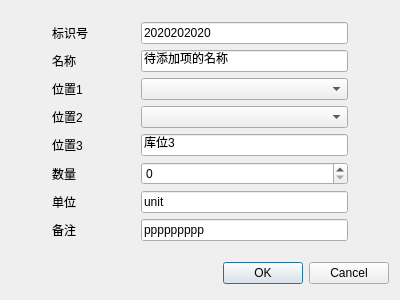
<?xml version="1.0" encoding="UTF-8"?>
<ui version="4.0">
 <class>DlgAddItemUI</class>
 <widget class="QDialog" name="DlgAddItemUI">
  <property name="geometry">
   <rect>
    <x>0</x>
    <y>0</y>
    <width>400</width>
    <height>300</height>
   </rect>
  </property>
  <property name="windowTitle">
   <string>Dialog</string>
  </property>
  <layout class="QVBoxLayout" name="verticalLayout">
   <item>
    <spacer name="verticalSpacer">
     <property name="orientation">
      <enum>Qt::Vertical</enum>
     </property>
     <property name="sizeHint" stdset="0">
      <size>
       <width>20</width>
       <height>40</height>
      </size>
     </property>
    </spacer>
   </item>
   <item>
    <layout class="QGridLayout" name="gridLayout" columnstretch="1,2,5,1">
     <item row="0" column="1">
      <widget class="QLabel" name="label">
       <property name="text">
        <string>标识号</string>
       </property>
      </widget>
     </item>
     <item row="6" column="1">
      <widget class="QLabel" name="label_8">
       <property name="text">
        <string>单位</string>
       </property>
      </widget>
     </item>
     <item row="7" column="1">
      <widget class="QLabel" name="label_9">
       <property name="text">
        <string>备注</string>
       </property>
      </widget>
     </item>
     <item row="5" column="2">
      <widget class="QSpinBox" name="sbItemQuantity">
       <property name="maximum">
        <number>9999</number>
       </property>
      </widget>
     </item>
     <item row="3" column="1">
      <widget class="QLabel" name="label_5">
       <property name="text">
        <string>位置2</string>
       </property>
      </widget>
     </item>
     <item row="2" column="1">
      <widget class="QLabel" name="label_4">
       <property name="text">
        <string>位置1</string>
       </property>
      </widget>
     </item>
     <item row="5" column="1">
      <widget class="QLabel" name="label_7">
       <property name="text">
        <string>数量</string>
       </property>
      </widget>
     </item>
     <item row="6" column="2">
      <widget class="QLineEdit" name="lineEditItemUnit">
       <property name="text">
        <string>unit</string>
       </property>
       <property name="maxLength">
        <number>32</number>
       </property>
      </widget>
     </item>
     <item row="1" column="1">
      <widget class="QLabel" name="label_3">
       <property name="text">
        <string>名称</string>
       </property>
      </widget>
     </item>
     <item row="1" column="2">
      <widget class="QLineEdit" name="lineEditItemName">
       <property name="text">
        <string>待添加项的名称</string>
       </property>
       <property name="maxLength">
        <number>32</number>
       </property>
      </widget>
     </item>
     <item row="4" column="2">
      <widget class="QLineEdit" name="lineEditItemPosition3">
       <property name="text">
        <string>库位3</string>
       </property>
       <property name="maxLength">
        <number>32</number>
       </property>
      </widget>
     </item>
     <item row="4" column="1">
      <widget class="QLabel" name="label_6">
       <property name="text">
        <string>位置3</string>
       </property>
      </widget>
     </item>
     <item row="7" column="2">
      <widget class="QLineEdit" name="lineEditComments">
       <property name="text">
        <string>ppppppppp</string>
       </property>
       <property name="maxLength">
        <number>256</number>
       </property>
      </widget>
     </item>
     <item row="0" column="0">
      <spacer name="horizontalSpacer">
       <property name="orientation">
        <enum>Qt::Horizontal</enum>
       </property>
       <property name="sizeHint" stdset="0">
        <size>
         <width>40</width>
         <height>20</height>
        </size>
       </property>
      </spacer>
     </item>
     <item row="0" column="3">
      <spacer name="horizontalSpacer_2">
       <property name="orientation">
        <enum>Qt::Horizontal</enum>
       </property>
       <property name="sizeHint" stdset="0">
        <size>
         <width>40</width>
         <height>20</height>
        </size>
       </property>
      </spacer>
     </item>
     <item row="0" column="2">
      <widget class="QLineEdit" name="lineEditItemID">
       <property name="text">
        <string>2020202020</string>
       </property>
       <property name="maxLength">
        <number>32</number>
       </property>
      </widget>
     </item>
     <item row="2" column="2">
      <widget class="QComboBox" name="cbPosition1"/>
     </item>
     <item row="3" column="2">
      <widget class="QComboBox" name="cbPosition2"/>
     </item>
    </layout>
   </item>
   <item>
    <spacer name="verticalSpacer_2">
     <property name="orientation">
      <enum>Qt::Vertical</enum>
     </property>
     <property name="sizeHint" stdset="0">
      <size>
       <width>20</width>
       <height>40</height>
      </size>
     </property>
    </spacer>
   </item>
   <item>
    <layout class="QHBoxLayout">
     <property name="spacing">
      <number>6</number>
     </property>
     <property name="leftMargin">
      <number>0</number>
     </property>
     <property name="topMargin">
      <number>0</number>
     </property>
     <property name="rightMargin">
      <number>0</number>
     </property>
     <property name="bottomMargin">
      <number>0</number>
     </property>
     <item>
      <spacer>
       <property name="orientation">
        <enum>Qt::Horizontal</enum>
       </property>
       <property name="sizeHint" stdset="0">
        <size>
         <width>131</width>
         <height>31</height>
        </size>
       </property>
      </spacer>
     </item>
     <item>
      <widget class="QPushButton" name="okButton">
       <property name="text">
        <string>OK</string>
       </property>
      </widget>
     </item>
     <item>
      <widget class="QPushButton" name="cancelButton">
       <property name="text">
        <string>Cancel</string>
       </property>
      </widget>
     </item>
    </layout>
   </item>
  </layout>
 </widget>
 <tabstops>
  <tabstop>lineEditItemID</tabstop>
  <tabstop>lineEditItemName</tabstop>
  <tabstop>cbPosition1</tabstop>
  <tabstop>cbPosition2</tabstop>
  <tabstop>lineEditItemPosition3</tabstop>
  <tabstop>sbItemQuantity</tabstop>
  <tabstop>lineEditItemUnit</tabstop>
  <tabstop>lineEditComments</tabstop>
  <tabstop>okButton</tabstop>
  <tabstop>cancelButton</tabstop>
 </tabstops>
 <resources/>
 <connections>
  <connection>
   <sender>okButton</sender>
   <signal>clicked()</signal>
   <receiver>DlgAddItemUI</receiver>
   <slot>accept()</slot>
   <hints>
    <hint type="sourcelabel">
     <x>278</x>
     <y>253</y>
    </hint>
    <hint type="destinationlabel">
     <x>96</x>
     <y>254</y>
    </hint>
   </hints>
  </connection>
  <connection>
   <sender>cancelButton</sender>
   <signal>clicked()</signal>
   <receiver>DlgAddItemUI</receiver>
   <slot>reject()</slot>
   <hints>
    <hint type="sourcelabel">
     <x>369</x>
     <y>253</y>
    </hint>
    <hint type="destinationlabel">
     <x>179</x>
     <y>282</y>
    </hint>
   </hints>
  </connection>
 </connections>
</ui>
